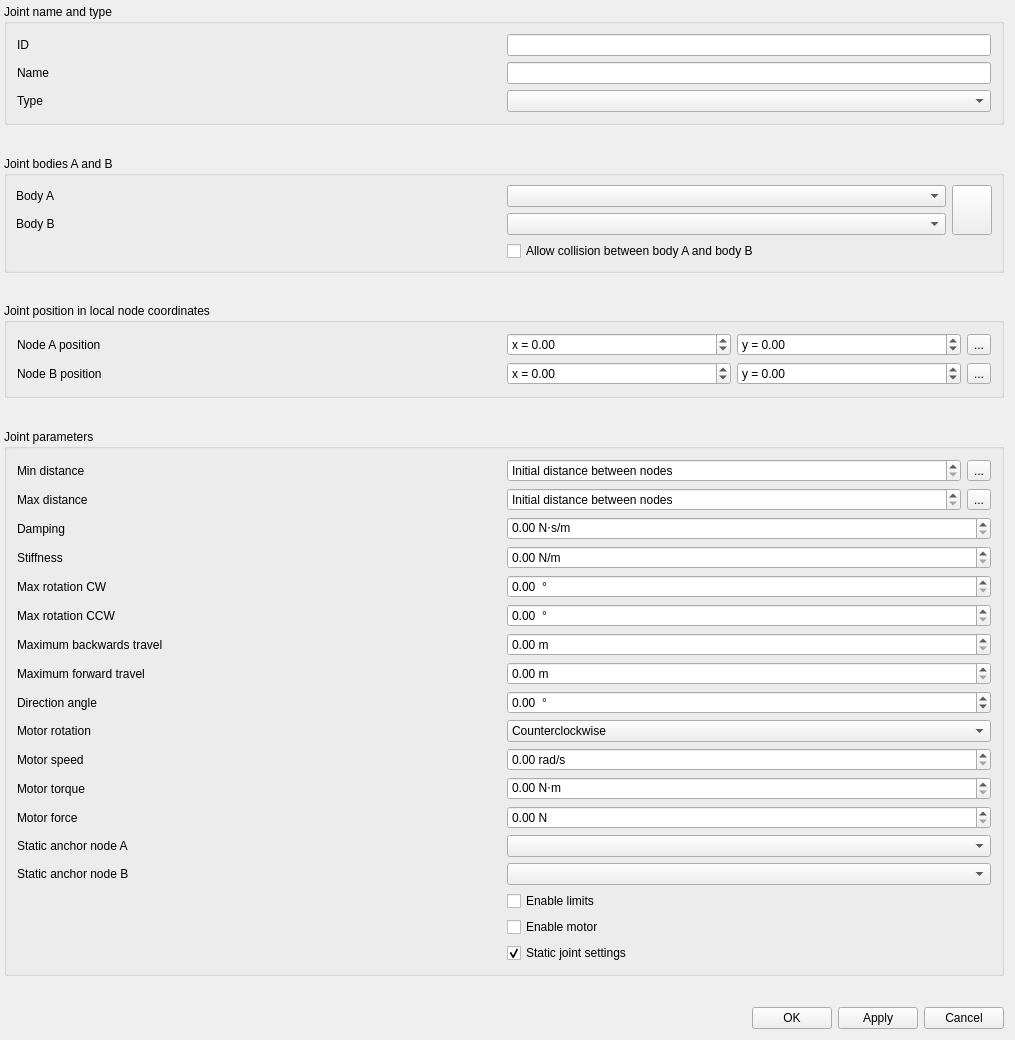
<?xml version="1.0" encoding="UTF-8"?>
<ui version="4.0">
 <class>DlgJoint</class>
 <widget class="QWidget" name="DlgJoint">
  <property name="geometry">
   <rect>
    <x>0</x>
    <y>0</y>
    <width>1015</width>
    <height>1040</height>
   </rect>
  </property>
  <property name="windowTitle">
   <string>Rigid Body Joint</string>
  </property>
  <layout class="QVBoxLayout" name="verticalLayout_2">
   <property name="leftMargin">
    <number>4</number>
   </property>
   <property name="topMargin">
    <number>4</number>
   </property>
   <item>
    <widget class="QGroupBox" name="groupBox_2">
     <property name="title">
      <string>Joint name and type</string>
     </property>
     <property name="flat">
      <bool>true</bool>
     </property>
     <layout class="QGridLayout" name="gridLayout_3">
      <property name="leftMargin">
       <number>10</number>
      </property>
      <property name="topMargin">
       <number>10</number>
      </property>
      <property name="rightMargin">
       <number>10</number>
      </property>
      <property name="bottomMargin">
       <number>10</number>
      </property>
      <item row="0" column="0">
       <widget class="QLabel" name="label_5">
        <property name="text">
         <string>ID</string>
        </property>
       </widget>
      </item>
      <item row="0" column="1">
       <widget class="QLineEdit" name="jointID">
        <property name="sizePolicy">
         <sizepolicy hsizetype="Preferred" vsizetype="Fixed">
          <horstretch>0</horstretch>
          <verstretch>0</verstretch>
         </sizepolicy>
        </property>
        <property name="readOnly">
         <bool>true</bool>
        </property>
       </widget>
      </item>
      <item row="2" column="0">
       <widget class="QLabel" name="label_7">
        <property name="text">
         <string>Type</string>
        </property>
       </widget>
      </item>
      <item row="2" column="1">
       <widget class="QComboBox" name="cmbType"/>
      </item>
      <item row="1" column="1">
       <widget class="QLineEdit" name="jointName">
        <property name="sizePolicy">
         <sizepolicy hsizetype="Preferred" vsizetype="Fixed">
          <horstretch>0</horstretch>
          <verstretch>0</verstretch>
         </sizepolicy>
        </property>
        <property name="readOnly">
         <bool>false</bool>
        </property>
       </widget>
      </item>
      <item row="1" column="0">
       <widget class="QLabel" name="label_6">
        <property name="text">
         <string>Name</string>
        </property>
       </widget>
      </item>
     </layout>
    </widget>
   </item>
   <item>
    <spacer name="verticalSpacer_2">
     <property name="orientation">
      <enum>Qt::Vertical</enum>
     </property>
     <property name="sizeType">
      <enum>QSizePolicy::Preferred</enum>
     </property>
     <property name="sizeHint" stdset="0">
      <size>
       <width>20</width>
       <height>40</height>
      </size>
     </property>
    </spacer>
   </item>
   <item>
    <widget class="QGroupBox" name="groupBox_3">
     <property name="title">
      <string>Joint bodies A and B</string>
     </property>
     <property name="flat">
      <bool>true</bool>
     </property>
     <layout class="QGridLayout" name="gridLayout_4">
      <item row="0" column="1" rowspan="2">
       <layout class="QHBoxLayout" name="horizontalLayout_2">
        <item>
         <layout class="QVBoxLayout" name="verticalLayout">
          <item>
           <widget class="QComboBox" name="cmbSrcNode"/>
          </item>
          <item>
           <widget class="QComboBox" name="cmbDstNode"/>
          </item>
         </layout>
        </item>
        <item>
         <widget class="QPushButton" name="btnSwap">
          <property name="sizePolicy">
           <sizepolicy hsizetype="Maximum" vsizetype="Preferred">
            <horstretch>0</horstretch>
            <verstretch>0</verstretch>
           </sizepolicy>
          </property>
          <property name="text">
           <string/>
          </property>
          <property name="icon">
           <iconset resource="../resource/resource.qrc">
            <normaloff>:/32x32_ico_png/swap.png</normaloff>:/32x32_ico_png/swap.png</iconset>
          </property>
          <property name="iconSize">
           <size>
            <width>32</width>
            <height>32</height>
           </size>
          </property>
         </widget>
        </item>
       </layout>
      </item>
      <item row="1" column="0">
       <widget class="QLabel" name="label_2">
        <property name="text">
         <string>Body B</string>
        </property>
        <property name="alignment">
         <set>Qt::AlignLeading|Qt::AlignLeft|Qt::AlignVCenter</set>
        </property>
       </widget>
      </item>
      <item row="0" column="0">
       <widget class="QLabel" name="label">
        <property name="text">
         <string>Body A</string>
        </property>
        <property name="alignment">
         <set>Qt::AlignLeading|Qt::AlignLeft|Qt::AlignVCenter</set>
        </property>
       </widget>
      </item>
      <item row="2" column="1">
       <widget class="QCheckBox" name="chkCollideConnected">
        <property name="text">
         <string>Allow collision between body A and body B</string>
        </property>
       </widget>
      </item>
     </layout>
    </widget>
   </item>
   <item>
    <spacer name="verticalSpacer_5">
     <property name="orientation">
      <enum>Qt::Vertical</enum>
     </property>
     <property name="sizeType">
      <enum>QSizePolicy::Preferred</enum>
     </property>
     <property name="sizeHint" stdset="0">
      <size>
       <width>20</width>
       <height>40</height>
      </size>
     </property>
    </spacer>
   </item>
   <item>
    <widget class="QGroupBox" name="jointAnchors">
     <property name="title">
      <string>Joint position in local node coordinates</string>
     </property>
     <property name="flat">
      <bool>true</bool>
     </property>
     <layout class="QGridLayout" name="gridLayout_2">
      <property name="leftMargin">
       <number>10</number>
      </property>
      <property name="topMargin">
       <number>10</number>
      </property>
      <property name="rightMargin">
       <number>10</number>
      </property>
      <property name="bottomMargin">
       <number>10</number>
      </property>
      <item row="0" column="0">
       <widget class="QLabel" name="lblNodeAPosition">
        <property name="text">
         <string>Node A position</string>
        </property>
       </widget>
      </item>
      <item row="0" column="1">
       <layout class="QHBoxLayout" name="horizontalLayout_4">
        <item>
         <widget class="QDoubleSpinBox" name="srcX">
          <property name="enabled">
           <bool>true</bool>
          </property>
          <property name="sizePolicy">
           <sizepolicy hsizetype="Preferred" vsizetype="Fixed">
            <horstretch>0</horstretch>
            <verstretch>0</verstretch>
           </sizepolicy>
          </property>
          <property name="prefix">
           <string>x = </string>
          </property>
          <property name="minimum">
           <double>-1000000.000000000000000</double>
          </property>
          <property name="maximum">
           <double>1000000.000000000000000</double>
          </property>
          <property name="stepType">
           <enum>QAbstractSpinBox::AdaptiveDecimalStepType</enum>
          </property>
         </widget>
        </item>
        <item>
         <widget class="QDoubleSpinBox" name="srcY">
          <property name="enabled">
           <bool>true</bool>
          </property>
          <property name="sizePolicy">
           <sizepolicy hsizetype="Preferred" vsizetype="Fixed">
            <horstretch>0</horstretch>
            <verstretch>0</verstretch>
           </sizepolicy>
          </property>
          <property name="buttonSymbols">
           <enum>QAbstractSpinBox::UpDownArrows</enum>
          </property>
          <property name="prefix">
           <string>y = </string>
          </property>
          <property name="minimum">
           <double>-1000000.000000000000000</double>
          </property>
          <property name="maximum">
           <double>1000000.000000000000000</double>
          </property>
          <property name="stepType">
           <enum>QAbstractSpinBox::AdaptiveDecimalStepType</enum>
          </property>
         </widget>
        </item>
        <item>
         <widget class="QToolButton" name="btnResetSrcAnchor">
          <property name="toolTip">
           <string>Reset idle track to nothing</string>
          </property>
          <property name="text">
           <string>...</string>
          </property>
          <property name="icon">
           <iconset resource="../resource/resource.qrc">
            <normaloff>:/16x16_ico_png/reset.png</normaloff>:/16x16_ico_png/reset.png</iconset>
          </property>
          <property name="autoRaise">
           <bool>false</bool>
          </property>
          <property name="arrowType">
           <enum>Qt::NoArrow</enum>
          </property>
         </widget>
        </item>
       </layout>
      </item>
      <item row="1" column="1">
       <layout class="QHBoxLayout" name="horizontalLayout_5">
        <item>
         <widget class="QDoubleSpinBox" name="dstX">
          <property name="enabled">
           <bool>true</bool>
          </property>
          <property name="sizePolicy">
           <sizepolicy hsizetype="Preferred" vsizetype="Fixed">
            <horstretch>0</horstretch>
            <verstretch>0</verstretch>
           </sizepolicy>
          </property>
          <property name="prefix">
           <string>x = </string>
          </property>
          <property name="minimum">
           <double>-1000000.000000000000000</double>
          </property>
          <property name="maximum">
           <double>1000000.000000000000000</double>
          </property>
          <property name="stepType">
           <enum>QAbstractSpinBox::AdaptiveDecimalStepType</enum>
          </property>
         </widget>
        </item>
        <item>
         <widget class="QDoubleSpinBox" name="dstY">
          <property name="enabled">
           <bool>true</bool>
          </property>
          <property name="sizePolicy">
           <sizepolicy hsizetype="Preferred" vsizetype="Fixed">
            <horstretch>0</horstretch>
            <verstretch>0</verstretch>
           </sizepolicy>
          </property>
          <property name="buttonSymbols">
           <enum>QAbstractSpinBox::UpDownArrows</enum>
          </property>
          <property name="prefix">
           <string>y = </string>
          </property>
          <property name="minimum">
           <double>-1000000.000000000000000</double>
          </property>
          <property name="maximum">
           <double>1000000.000000000000000</double>
          </property>
          <property name="stepType">
           <enum>QAbstractSpinBox::AdaptiveDecimalStepType</enum>
          </property>
         </widget>
        </item>
        <item>
         <widget class="QToolButton" name="btnResetDstAnchor">
          <property name="toolTip">
           <string>Reset idle track to nothing</string>
          </property>
          <property name="text">
           <string>...</string>
          </property>
          <property name="icon">
           <iconset resource="../resource/resource.qrc">
            <normaloff>:/16x16_ico_png/reset.png</normaloff>:/16x16_ico_png/reset.png</iconset>
          </property>
          <property name="autoRaise">
           <bool>false</bool>
          </property>
          <property name="arrowType">
           <enum>Qt::NoArrow</enum>
          </property>
         </widget>
        </item>
       </layout>
      </item>
      <item row="1" column="0">
       <widget class="QLabel" name="lblNodeBPosition">
        <property name="text">
         <string>Node B position</string>
        </property>
       </widget>
      </item>
     </layout>
    </widget>
   </item>
   <item>
    <spacer name="verticalSpacer_3">
     <property name="orientation">
      <enum>Qt::Vertical</enum>
     </property>
     <property name="sizeType">
      <enum>QSizePolicy::Preferred</enum>
     </property>
     <property name="sizeHint" stdset="0">
      <size>
       <width>20</width>
       <height>40</height>
      </size>
     </property>
    </spacer>
   </item>
   <item>
    <widget class="QGroupBox" name="groupBox_5">
     <property name="title">
      <string>Joint parameters</string>
     </property>
     <property name="flat">
      <bool>true</bool>
     </property>
     <layout class="QGridLayout" name="gridLayout">
      <property name="leftMargin">
       <number>10</number>
      </property>
      <property name="topMargin">
       <number>10</number>
      </property>
      <property name="rightMargin">
       <number>10</number>
      </property>
      <property name="bottomMargin">
       <number>10</number>
      </property>
      <item row="12" column="1">
       <widget class="QDoubleSpinBox" name="motorTorque">
        <property name="sizePolicy">
         <sizepolicy hsizetype="Preferred" vsizetype="Fixed">
          <horstretch>0</horstretch>
          <verstretch>0</verstretch>
         </sizepolicy>
        </property>
        <property name="suffix">
         <string> N⋅m</string>
        </property>
        <property name="maximum">
         <double>1000.000000000000000</double>
        </property>
       </widget>
      </item>
      <item row="4" column="1">
       <widget class="QDoubleSpinBox" name="lowerAngle">
        <property name="sizePolicy">
         <sizepolicy hsizetype="Preferred" vsizetype="Fixed">
          <horstretch>0</horstretch>
          <verstretch>0</verstretch>
         </sizepolicy>
        </property>
        <property name="suffix">
         <string>  °</string>
        </property>
        <property name="minimum">
         <double>0.000000000000000</double>
        </property>
        <property name="maximum">
         <double>360.000000000000000</double>
        </property>
        <property name="stepType">
         <enum>QAbstractSpinBox::AdaptiveDecimalStepType</enum>
        </property>
       </widget>
      </item>
      <item row="1" column="1">
       <layout class="QHBoxLayout" name="horizontalLayout_7">
        <item>
         <widget class="QDoubleSpinBox" name="maxDist">
          <property name="enabled">
           <bool>true</bool>
          </property>
          <property name="sizePolicy">
           <sizepolicy hsizetype="Preferred" vsizetype="Fixed">
            <horstretch>0</horstretch>
            <verstretch>0</verstretch>
           </sizepolicy>
          </property>
          <property name="specialValueText">
           <string>Initial distance between nodes</string>
          </property>
          <property name="decimals">
           <number>1</number>
          </property>
          <property name="minimum">
           <double>-0.100000000000000</double>
          </property>
          <property name="maximum">
           <double>1000000.000000000000000</double>
          </property>
          <property name="stepType">
           <enum>QAbstractSpinBox::AdaptiveDecimalStepType</enum>
          </property>
          <property name="value">
           <double>-0.100000000000000</double>
          </property>
         </widget>
        </item>
        <item>
         <widget class="QToolButton" name="btnResetMaxDistance">
          <property name="toolTip">
           <string>Reset idle track to nothing</string>
          </property>
          <property name="text">
           <string>...</string>
          </property>
          <property name="icon">
           <iconset resource="../resource/resource.qrc">
            <normaloff>:/16x16_ico_png/reset.png</normaloff>:/16x16_ico_png/reset.png</iconset>
          </property>
          <property name="autoRaise">
           <bool>false</bool>
          </property>
          <property name="arrowType">
           <enum>Qt::NoArrow</enum>
          </property>
         </widget>
        </item>
       </layout>
      </item>
      <item row="14" column="0">
       <widget class="QLabel" name="lblPulleyAnchorA">
        <property name="text">
         <string>Static anchor node A</string>
        </property>
       </widget>
      </item>
      <item row="11" column="0">
       <widget class="QLabel" name="lblMotorSpeed">
        <property name="text">
         <string>Motor speed</string>
        </property>
       </widget>
      </item>
      <item row="2" column="1">
       <widget class="QDoubleSpinBox" name="damping">
        <property name="sizePolicy">
         <sizepolicy hsizetype="Preferred" vsizetype="Fixed">
          <horstretch>0</horstretch>
          <verstretch>0</verstretch>
         </sizepolicy>
        </property>
        <property name="prefix">
         <string/>
        </property>
        <property name="suffix">
         <string> N⋅s/m</string>
        </property>
       </widget>
      </item>
      <item row="9" column="0">
       <widget class="QLabel" name="lblDirAngle">
        <property name="text">
         <string>Direction angle</string>
        </property>
       </widget>
      </item>
      <item row="1" column="0">
       <widget class="QLabel" name="lblMaxDistance">
        <property name="text">
         <string>Max distance</string>
        </property>
       </widget>
      </item>
      <item row="5" column="0">
       <widget class="QLabel" name="lblUpperangleLimit">
        <property name="text">
         <string>Max rotation CCW</string>
        </property>
        <property name="scaledContents">
         <bool>false</bool>
        </property>
        <property name="wordWrap">
         <bool>false</bool>
        </property>
       </widget>
      </item>
      <item row="13" column="0">
       <widget class="QLabel" name="lblMotorForce">
        <property name="text">
         <string>Motor force</string>
        </property>
       </widget>
      </item>
      <item row="7" column="1">
       <widget class="QDoubleSpinBox" name="upperTranslationLimit">
        <property name="suffix">
         <string> m</string>
        </property>
       </widget>
      </item>
      <item row="7" column="0">
       <widget class="QLabel" name="lblUpperTranslationLimit">
        <property name="text">
         <string>Maximum forward travel</string>
        </property>
       </widget>
      </item>
      <item row="0" column="1">
       <layout class="QHBoxLayout" name="horizontalLayout_6">
        <item>
         <widget class="QDoubleSpinBox" name="minDist">
          <property name="enabled">
           <bool>true</bool>
          </property>
          <property name="sizePolicy">
           <sizepolicy hsizetype="Preferred" vsizetype="Fixed">
            <horstretch>0</horstretch>
            <verstretch>0</verstretch>
           </sizepolicy>
          </property>
          <property name="specialValueText">
           <string>Initial distance between nodes</string>
          </property>
          <property name="decimals">
           <number>1</number>
          </property>
          <property name="minimum">
           <double>-0.100000000000000</double>
          </property>
          <property name="maximum">
           <double>1000000.000000000000000</double>
          </property>
          <property name="stepType">
           <enum>QAbstractSpinBox::AdaptiveDecimalStepType</enum>
          </property>
          <property name="value">
           <double>-0.100000000000000</double>
          </property>
         </widget>
        </item>
        <item>
         <widget class="QToolButton" name="btnResetMinDistance">
          <property name="toolTip">
           <string>Reset idle track to nothing</string>
          </property>
          <property name="text">
           <string>...</string>
          </property>
          <property name="icon">
           <iconset resource="../resource/resource.qrc">
            <normaloff>:/16x16_ico_png/reset.png</normaloff>:/16x16_ico_png/reset.png</iconset>
          </property>
          <property name="autoRaise">
           <bool>false</bool>
          </property>
          <property name="arrowType">
           <enum>Qt::NoArrow</enum>
          </property>
         </widget>
        </item>
       </layout>
      </item>
      <item row="3" column="1">
       <widget class="QDoubleSpinBox" name="stiffness">
        <property name="sizePolicy">
         <sizepolicy hsizetype="Preferred" vsizetype="Fixed">
          <horstretch>0</horstretch>
          <verstretch>0</verstretch>
         </sizepolicy>
        </property>
        <property name="suffix">
         <string> N/m</string>
        </property>
       </widget>
      </item>
      <item row="15" column="1">
       <widget class="QComboBox" name="pulleyGroundAnchorB"/>
      </item>
      <item row="11" column="1">
       <widget class="QDoubleSpinBox" name="motorSpeed">
        <property name="sizePolicy">
         <sizepolicy hsizetype="Preferred" vsizetype="Fixed">
          <horstretch>0</horstretch>
          <verstretch>0</verstretch>
         </sizepolicy>
        </property>
        <property name="suffix">
         <string> rad/s</string>
        </property>
        <property name="minimum">
         <double>0.000000000000000</double>
        </property>
        <property name="maximum">
         <double>100.000000000000000</double>
        </property>
       </widget>
      </item>
      <item row="3" column="0">
       <widget class="QLabel" name="lblStiffness">
        <property name="text">
         <string>Stiffness</string>
        </property>
       </widget>
      </item>
      <item row="16" column="1">
       <widget class="QCheckBox" name="chkEnableLimit">
        <property name="sizePolicy">
         <sizepolicy hsizetype="Preferred" vsizetype="Fixed">
          <horstretch>0</horstretch>
          <verstretch>0</verstretch>
         </sizepolicy>
        </property>
        <property name="text">
         <string>Enable limits</string>
        </property>
       </widget>
      </item>
      <item row="10" column="1">
       <widget class="QComboBox" name="motorRotation">
        <property name="sizePolicy">
         <sizepolicy hsizetype="Preferred" vsizetype="Fixed">
          <horstretch>0</horstretch>
          <verstretch>0</verstretch>
         </sizepolicy>
        </property>
        <item>
         <property name="text">
          <string>Counterclockwise</string>
         </property>
        </item>
        <item>
         <property name="text">
          <string>Clockwise</string>
         </property>
        </item>
       </widget>
      </item>
      <item row="12" column="0">
       <widget class="QLabel" name="lblMotorTorque">
        <property name="text">
         <string>Motor torque</string>
        </property>
       </widget>
      </item>
      <item row="13" column="1">
       <widget class="QDoubleSpinBox" name="motorForce">
        <property name="suffix">
         <string> N</string>
        </property>
        <property name="maximum">
         <double>1000.000000000000000</double>
        </property>
       </widget>
      </item>
      <item row="6" column="1">
       <widget class="QDoubleSpinBox" name="lowerTranslationLimit">
        <property name="suffix">
         <string> m</string>
        </property>
       </widget>
      </item>
      <item row="6" column="0">
       <widget class="QLabel" name="lblLowerTranslationLimit">
        <property name="text">
         <string>Maximum backwards travel</string>
        </property>
       </widget>
      </item>
      <item row="10" column="0">
       <widget class="QLabel" name="lblMotorRotation">
        <property name="text">
         <string>Motor rotation</string>
        </property>
       </widget>
      </item>
      <item row="14" column="1">
       <widget class="QComboBox" name="pulleyGroundAnchorA"/>
      </item>
      <item row="0" column="0">
       <widget class="QLabel" name="lblMinDistance">
        <property name="text">
         <string>Min distance</string>
        </property>
       </widget>
      </item>
      <item row="17" column="1">
       <widget class="QCheckBox" name="chkEnableMotor">
        <property name="sizePolicy">
         <sizepolicy hsizetype="Preferred" vsizetype="Fixed">
          <horstretch>0</horstretch>
          <verstretch>0</verstretch>
         </sizepolicy>
        </property>
        <property name="text">
         <string>Enable motor</string>
        </property>
       </widget>
      </item>
      <item row="15" column="0">
       <widget class="QLabel" name="lblPulleyAnchorB">
        <property name="text">
         <string>Static anchor node B</string>
        </property>
       </widget>
      </item>
      <item row="2" column="0">
       <widget class="QLabel" name="lblDamping">
        <property name="text">
         <string>Damping</string>
        </property>
       </widget>
      </item>
      <item row="5" column="1">
       <widget class="QDoubleSpinBox" name="upperAngle">
        <property name="sizePolicy">
         <sizepolicy hsizetype="Preferred" vsizetype="Fixed">
          <horstretch>0</horstretch>
          <verstretch>0</verstretch>
         </sizepolicy>
        </property>
        <property name="suffix">
         <string>  °</string>
        </property>
        <property name="minimum">
         <double>0.000000000000000</double>
        </property>
        <property name="maximum">
         <double>360.000000000000000</double>
        </property>
        <property name="stepType">
         <enum>QAbstractSpinBox::AdaptiveDecimalStepType</enum>
        </property>
       </widget>
      </item>
      <item row="4" column="0">
       <widget class="QLabel" name="lblLowerAngleLimit">
        <property name="text">
         <string>Max rotation CW</string>
        </property>
        <property name="wordWrap">
         <bool>false</bool>
        </property>
       </widget>
      </item>
      <item row="9" column="1">
       <widget class="QDoubleSpinBox" name="dirAngle">
        <property name="suffix">
         <string>  °</string>
        </property>
        <property name="minimum">
         <double>-180.000000000000000</double>
        </property>
        <property name="maximum">
         <double>180.000000000000000</double>
        </property>
       </widget>
      </item>
      <item row="18" column="1">
       <widget class="QCheckBox" name="chkStaticSettings">
        <property name="text">
         <string>Static joint settings </string>
        </property>
        <property name="checked">
         <bool>true</bool>
        </property>
       </widget>
      </item>
     </layout>
    </widget>
   </item>
   <item>
    <spacer name="verticalSpacer">
     <property name="orientation">
      <enum>Qt::Vertical</enum>
     </property>
     <property name="sizeHint" stdset="0">
      <size>
       <width>20</width>
       <height>40</height>
      </size>
     </property>
    </spacer>
   </item>
   <item>
    <layout class="QHBoxLayout" name="horizontalLayout">
     <item>
      <spacer name="horizontalSpacer">
       <property name="orientation">
        <enum>Qt::Horizontal</enum>
       </property>
       <property name="sizeHint" stdset="0">
        <size>
         <width>40</width>
         <height>20</height>
        </size>
       </property>
      </spacer>
     </item>
     <item>
      <widget class="QPushButton" name="btnAccept">
       <property name="text">
        <string>OK</string>
       </property>
      </widget>
     </item>
     <item>
      <widget class="QPushButton" name="btnApply">
       <property name="text">
        <string>Apply</string>
       </property>
      </widget>
     </item>
     <item>
      <widget class="QPushButton" name="btnCancel">
       <property name="text">
        <string>Cancel</string>
       </property>
      </widget>
     </item>
    </layout>
   </item>
  </layout>
 </widget>
 <tabstops>
  <tabstop>jointID</tabstop>
  <tabstop>jointName</tabstop>
  <tabstop>cmbType</tabstop>
  <tabstop>cmbSrcNode</tabstop>
  <tabstop>cmbDstNode</tabstop>
  <tabstop>btnSwap</tabstop>
  <tabstop>chkCollideConnected</tabstop>
  <tabstop>srcX</tabstop>
  <tabstop>srcY</tabstop>
  <tabstop>btnResetSrcAnchor</tabstop>
  <tabstop>dstX</tabstop>
  <tabstop>dstY</tabstop>
  <tabstop>btnResetDstAnchor</tabstop>
  <tabstop>minDist</tabstop>
  <tabstop>btnResetMinDistance</tabstop>
  <tabstop>maxDist</tabstop>
  <tabstop>btnResetMaxDistance</tabstop>
  <tabstop>damping</tabstop>
  <tabstop>stiffness</tabstop>
  <tabstop>lowerAngle</tabstop>
  <tabstop>upperAngle</tabstop>
  <tabstop>lowerTranslationLimit</tabstop>
  <tabstop>upperTranslationLimit</tabstop>
  <tabstop>dirAngle</tabstop>
  <tabstop>motorRotation</tabstop>
  <tabstop>motorSpeed</tabstop>
  <tabstop>motorTorque</tabstop>
  <tabstop>motorForce</tabstop>
  <tabstop>pulleyGroundAnchorA</tabstop>
  <tabstop>pulleyGroundAnchorB</tabstop>
  <tabstop>chkEnableLimit</tabstop>
  <tabstop>chkEnableMotor</tabstop>
  <tabstop>chkStaticSettings</tabstop>
  <tabstop>btnAccept</tabstop>
  <tabstop>btnApply</tabstop>
  <tabstop>btnCancel</tabstop>
 </tabstops>
 <resources>
  <include location="../resource/resource.qrc"/>
 </resources>
 <connections/>
</ui>
